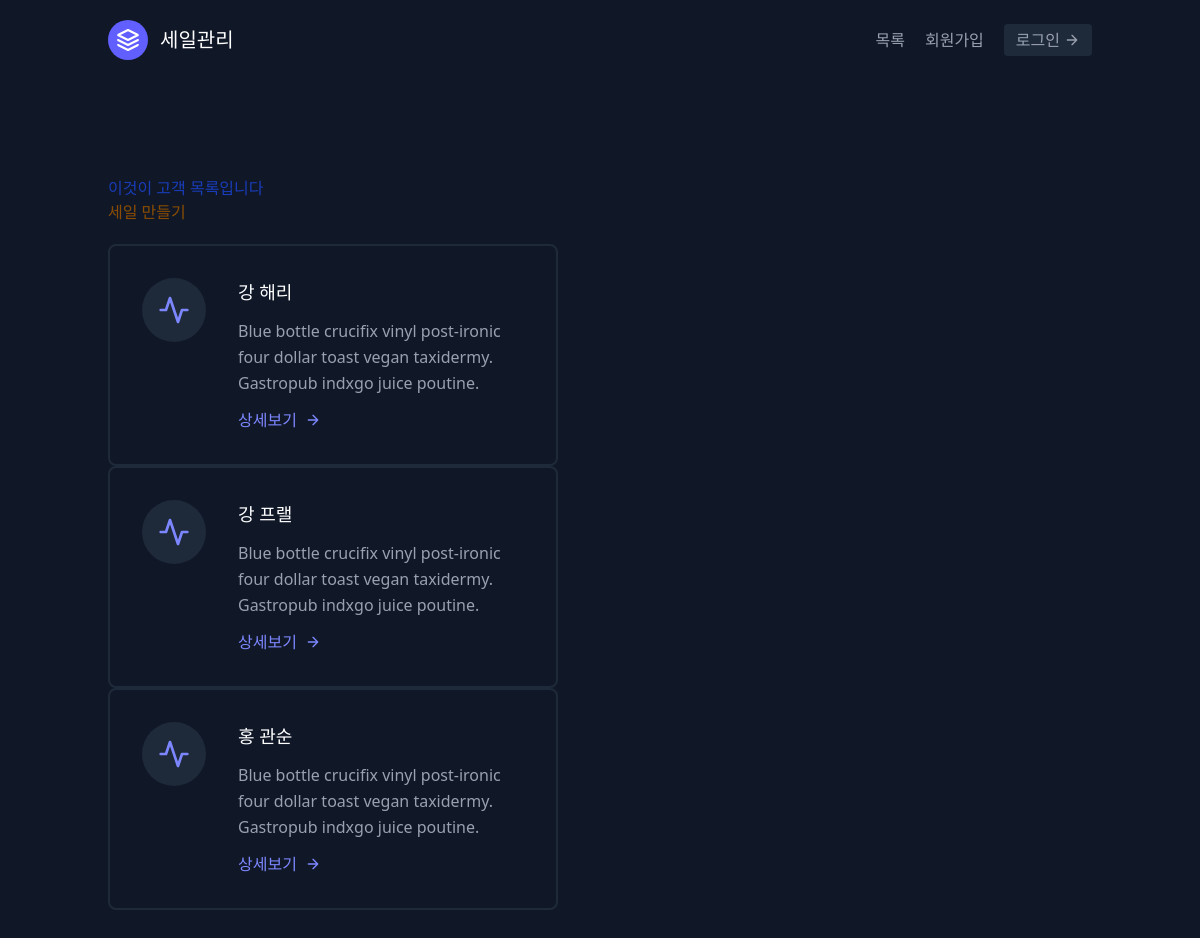
The app's page /홈페이지/ with its own data.
### sales/models.py (models this page shows, shortened)
class Sale(models.Model):
    first_name = models.CharField(max_length=30)
    last_name = models.CharField(max_length=30)
    age = models.IntegerField(default=0)
    person = models.ForeignKey("Person", on_delete=models.CASCADE) # foreignkey를 지정함. cascade는 person 지워지면 같이 지워지게 한다.

### sales/templates/folder/세일목록.html
{% extends 'base.html' %}
{% block content %}
<section class="text-gray-400 bg-gray-900 body-font">
  <div class="container px-5 py-24 mx-auto flex flex-wrap">
  <div class="w-full">
    <div><h1 class="text-blue-800">이것이 고객 목록입니다</h1></div>
    <div class="mb-5 text-yellow-800"><a href="{% url '홈페이지:생성' %}">세일 만들기</a></div>
    </div>
    {% for 인간 in 사람키 %}
    <div class="flex flex-wrap -m-4">
      <div class="p-4 lg:w-1/2 md:w-full">
        <div class="flex border-2 rounded-lg border-gray-800 p-8 sm:flex-row flex-col">
          <div class="w-16 h-16 sm:mr-8 sm:mb-0 mb-4 inline-flex items-center justify-center rounded-full bg-gray-800 text-indigo-400 flex-shrink-0">
            <svg fill="none" stroke="currentColor" stroke-linecap="round" stroke-linejoin="round" stroke-width="2" class="w-8 h-8" viewBox="0 0 24 24">
              <path d="M22 12h-4l-3 9L9 3l-3 9H2"></path>
            </svg>
          </div>
          <div class="flex-grow">
            <h2 class="text-white text-lg title-font font-medium mb-3">{{인간.last_name}} {{인간.first_name}}</h2>
            <p class="leading-relaxed text-base">Blue bottle crucifix vinyl post-ironic four dollar toast vegan taxidermy. Gastropub indxgo juice poutine.</p>
            <a href="{% url '홈페이지:상세' 인간.pk %}" class="mt-3 text-indigo-400 inline-flex items-center">상세보기
              <svg fill="none" stroke="currentColor" stroke-linecap="round" stroke-linejoin="round" stroke-width="2" class="w-4 h-4 ml-2" viewBox="0 0 24 24">
                <path d="M5 12h14M12 5l7 7-7 7"></path>
              </svg>
            </a>
          </div>
        </div>
      </div>
    </div>
    {% endfor %}
  </div>
</section>
{% endblock content %}

### records on screen
Sale: last_name "강", first_name "해리"
Sale: last_name "강", first_name "프랠"
Sale: last_name "홍", first_name "관순"
